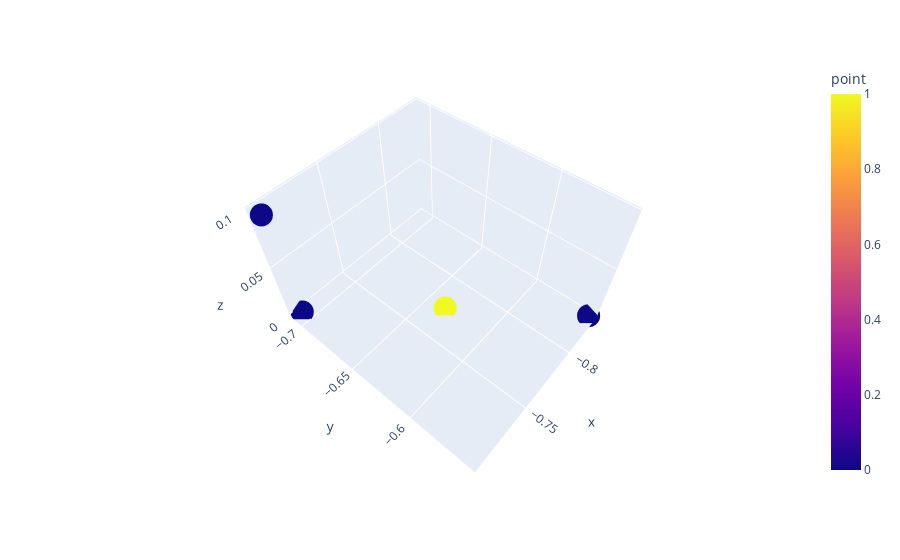

Notebook code cell kept with this figure:
### Code cell
import plotly.express as px
import pandas as pd

df = pd.DataFrame(np.vstack((PQR[311999],horizontalPanning[311999])),columns=['x','y','z'])
df['point'] = [0,0,0,1]

fig = px.scatter_3d(df, x='x',y='y',z='z',color='point')
fig.show()

### Figure 1 — Plotly figure (JSON) as saved in the notebook; plotly's stock layout.template omitted (floating-point values rounded to 4 significant figures)
{"data": [{"hovertemplate": "x=%{x}<br>y=%{y}<br>z=%{z}<br>point=%{marker.color}<extra></extra>", "legendgroup": "", "marker": {"color": [0, 0, 0, 1], "coloraxis": "coloraxis", "symbol": "circle"}, "mode": "markers", "name": "", "scene": "scene", "showlegend": false, "type": "scatter3d", "x": [-0.7037, -0.7071, -0.8315, -0.773], "y": [-0.7037, -0.7071, -0.5556, -0.6344], "z": [0.09802, 6.123e-17, 7.2e-17, 0]}], "layout": {"autosize": true, "coloraxis": {"colorbar": {"title": {"text": "point"}}, "colorscale": [[0, "#0d0887"], [0.1111, "#46039f"], [0.2222, "#7201a8"], [0.3333, "#9c179e"], [0.4444, "#bd3786"], [0.5556, "#d8576b"], [0.6667, "#ed7953"], [0.7778, "#fb9f3a"], [0.8889, "#fdca26"], [1, "#f0f921"]]}, "legend": {"tracegroupgap": 0}, "margin": {"t": 60}, "scene": {"aspectmode": "auto", "aspectratio": {"x": 1.032, "y": 1.224, "z": 0.7917}, "camera": {"center": {"x": 0, "y": 0, "z": 0}, "eye": {"x": 1.124, "y": 0.9531, "z": 1.82}, "projection": {"type": "perspective"}, "up": {"x": 8.457e-18, "y": 7.806e-18, "z": 1}}, "domain": {"x": [0, 1], "y": [0, 1]}, "xaxis": {"title": {"text": "x"}, "type": "linear"}, "yaxis": {"title": {"text": "y"}, "type": "linear"}, "zaxis": {"title": {"text": "z"}, "type": "linear"}}}}
